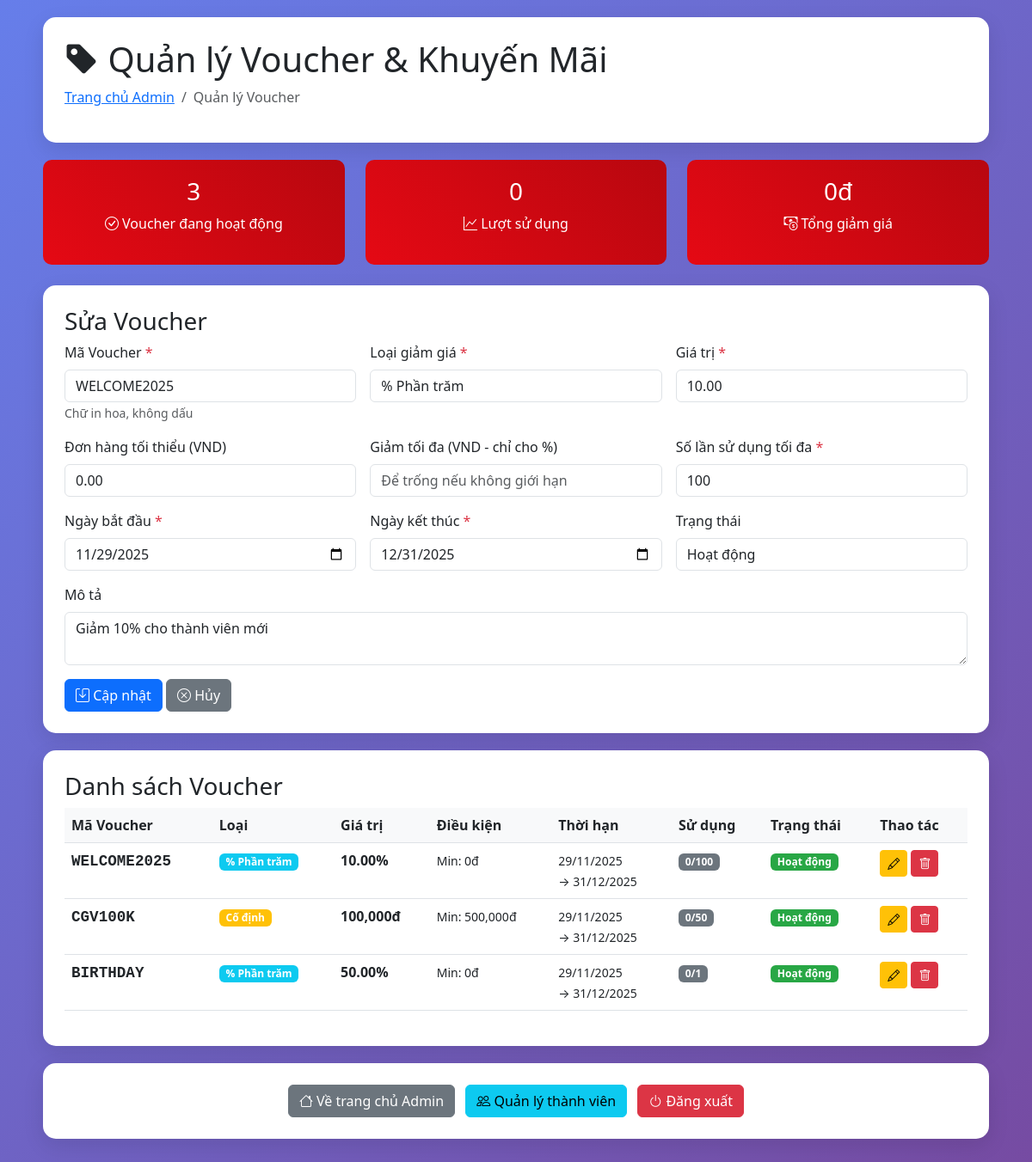
/admin_vouchers.php?edit_id=1 (signed in), run on the app's committed database.
### tables this page shows
CREATE TABLE `vouchers` (
  `id` int(11) NOT NULL,
  `code` varchar(50) NOT NULL,
  `type` enum('percent','fixed') DEFAULT 'percent',
  `value` decimal(10,2) NOT NULL,
  `min_order` decimal(10,2) DEFAULT 0.00,
  `max_discount` decimal(10,2) DEFAULT NULL,
  `start_date` date NOT NULL,
  `end_date` date NOT NULL,
  `usage_limit` int(11) DEFAULT 1,
  `used_count` int(11) DEFAULT 0,
  `is_active` tinyint(1) DEFAULT 1,
  `description` text DEFAULT NULL,
  `created_at` timestamp NOT NULL DEFAULT current_timestamp()
);

### admin_vouchers.php (the view, shortened to what this page needs)
<?php
require_once 'config.php';
$stmt = $pdo->prepare("
    SELECT v.*,
           COUNT(vu.id) as times_used,
           CASE
               WHEN v.end_date < CURDATE() THEN 'Hết hạn'
               WHEN v.used_count >= v.usage_limit THEN 'Hết lượt'
               WHEN v.is_active = 0 THEN 'Tắt'
               ELSE 'Hoạt động'
           END as status_text
    FROM vouchers v
    LEFT JOIN voucher_usage vu ON v.id = vu.voucher_id
    GROUP BY v.id
    ORDER BY v.created_at DESC
");
$stmt->execute();
$vouchers = $stmt->fetchAll(PDO::FETCH_ASSOC);
$edit_voucher = null;
if (isset($_GET['edit_id'])) {
    $stmt = $pdo->prepare("SELECT * FROM vouchers WHERE id = ?");
    $stmt->execute([$_GET['edit_id']]);
    $edit_voucher = $stmt->fetch(PDO::FETCH_ASSOC);
}
$stmt = $pdo->query("SELECT COUNT(*) FROM vouchers WHERE is_active = 1 AND end_date >= CURDATE()");
$active_vouchers = $stmt->fetchColumn();
$stmt = $pdo->query("SELECT COUNT(*) FROM voucher_usage");
$total_usage = $stmt->fetchColumn();
$stmt = $pdo->query("SELECT SUM(discount_amount) FROM voucher_usage");
$total_discount = $stmt->fetchColumn() ?? 0;
?>
<!DOCTYPE html>
<html>
<head>
    <link href="https://cdn.jsdelivr.net/npm/bootstrap@5.3.0/dist/css/bootstrap.min.css" rel="stylesheet" />
    <link href="https://cdn.jsdelivr.net/npm/bootstrap-icons@1.7.2/font/bootstrap-icons.css" rel="stylesheet">
</head>
<body>
    <div class="container">
        <div class="admin-card">
            <h1><i class="bi bi-tag-fill"></i> Quản lý Voucher & Khuyến Mãi</h1>
            <nav aria-label="breadcrumb">
                <ol class="breadcrumb">
                    <li class="breadcrumb-item"><a href="admin.php">Trang chủ Admin</a></li>
                    <li class="breadcrumb-item active">Quản lý Voucher</li>
                </ol>
            </nav>
        </div>
        <div class="row mb-4">
            <div class="col-md-4">
                <div class="stats-card">
                    <h3><?php echo $active_vouchers; ?></h3>
                    <p><i class="bi bi-check-circle"></i> Voucher đang hoạt động</p>
                </div>
            </div>
            <div class="col-md-4">
                <div class="stats-card">
                    <h3><?php echo $total_usage; ?></h3>
                    <p><i class="bi bi-graph-up"></i> Lượt sử dụng</p>
                </div>
            </div>
            <div class="col-md-4">
                <div class="stats-card">
                    <h3><?php echo number_format($total_discount); ?>đ</h3>
                    <p><i class="bi bi-cash-coin"></i> Tổng giảm giá</p>
                </div>
            </div>
        </div>
        <div class="admin-card">
            <h3><?php echo $edit_voucher ? 'Sửa Voucher' : 'Thêm Voucher Mới'; ?></h3>
            <form method="POST" class="row g-3">
                <div class="col-md-4">
                    <label class="form-label">Mã Voucher <span class="text-danger">*</span></label>
                    <input type="text" name="code" class="form-control text-uppercase"
                        value="<?php echo $edit_voucher['code'] ?? ''; ?>"
                        <?php echo $edit_voucher ? 'readonly' : 'required'; ?> placeholder="VD: WELCOME2025">
                    <small class="text-muted">Chữ in hoa, không dấu</small>
                </div>
                <div class="col-md-4">
                    <label class="form-label">Loại giảm giá <span class="text-danger">*</span></label>
                    <select name="type" class="form-control" required>
                        <option value="percent"
                            <?php echo ($edit_voucher['type'] ?? '') == 'percent' ? 'selected' : ''; ?>>% Phần trăm
                        </option>
                    </select>
                </div>
                <div class="col-md-4">
                    <label class="form-label">Giá trị <span class="text-danger">*</span></label>
                    <input type="number" name="value" class="form-control"
                        value="<?php echo $edit_voucher['value'] ?? ''; ?>" step="0.01" min="0" required
                        placeholder="VD: 10 (%) hoặc 100000 (VND)">
                </div>
                <div class="col-md-4">
                    <label class="form-label">Đơn hàng tối thiểu (VND)</label>
                    <input type="number" name="min_order" class="form-control"
                        value="<?php echo $edit_voucher['min_order'] ?? 0; ?>" min="0" placeholder="0 = không giới hạn">
                </div>
                <div class="col-md-4">
                    <label class="form-label">Giảm tối đa (VND - chỉ cho %)</label>
                    <input type="number" name="max_discount" class="form-control"
                        value="<?php echo $edit_voucher['max_discount'] ?? ''; ?>" min="0"
                        placeholder="Để trống nếu không giới hạn">
                </div>
                <div class="col-md-4">
                    <label class="form-label">Số lần sử dụng tối đa <span class="text-danger">*</span></label>
                    <input type="number" name="usage_limit" class="form-control"
                        value="<?php echo $edit_voucher['usage_limit'] ?? 100; ?>" min="1" required>
                </div>
                <div class="col-md-4">
                    <label class="form-label">Ngày bắt đầu <span class="text-danger">*</span></label>
                    <input type="date" name="start_date" class="form-control"
                        value="<?php echo $edit_voucher['start_date'] ?? date('Y-m-d'); ?>" required>
                </div>
                <div class="col-md-4">
                    <label class="form-label">Ngày kết thúc <span class="text-danger">*</span></label>
                    <input type="date" name="end_date" class="form-control"
                        value="<?php echo $edit_voucher['end_date'] ?? ''; ?>" required>
                </div>
                <?php if ($edit_voucher): ?>
                    <div class="col-md-4">
                        <label class="form-label">Trạng thái</label>
                        <select name="is_active" class="form-control">
                            <option value="1" <?php echo $edit_voucher['is_active'] == 1 ? 'selected' : ''; ?>>Hoạt động
                            </option>
                        </select>
                    </div>
                <?php endif; ?>
                <div class="col-12">
                    <label class="form-label">Mô tả</label>
                    <textarea name="description" class="form-control" rows="2"
                        placeholder="VD: Giảm 10% cho thành viên mới"><?php echo $edit_voucher['description'] ?? ''; ?></textarea>
                </div>
                <div class="col-12">
                    <button type="submit" class="btn btn-primary">
                        <i class="bi bi-save"></i> <?php echo $edit_voucher ? 'Cập nhật' : 'Thêm voucher'; ?>
                    </button>
                    <?php if ($edit_voucher): ?>
                        <a href="admin_vouchers.php" class="btn btn-secondary">
                            <i class="bi bi-x-circle"></i> Hủy
                        </a>
                    <?php endif; ?>
                </div>
            </form>
        </div>
        <div class="admin-card">
            <h3>Danh sách Voucher</h3>
            <div class="table-responsive">
                <table class="table table-hover">
                    <thead>
                        <tr>
                            <th>Mã Voucher</th>
                            <th>Loại</th>
                            <th>Giá trị</th>
                            <th>Điều kiện</th>
                            <th>Thời hạn</th>
                            <th>Sử dụng</th>
                            <th>Trạng thái</th>
                            <th>Thao tác</th>
                        </tr>
                    </thead>
                    <tbody>
                        <?php foreach ($vouchers as $voucher): ?>
                            <tr>
                                <td class="voucher-code"><?php echo $voucher['code']; ?></td>
                                <td>
                                    <?php if ($voucher['type'] == 'percent'): ?>
                                        <span class="badge bg-info">% Phần trăm</span>
                                    <?php else: ?>
                                        <span class="badge bg-warning">Cố định</span>
                                    <?php endif; ?>
                                </td>
                                <td>
                                    <strong>
                                        <?php
                                        if ($voucher['type'] == 'percent') {
                                            echo $voucher['value'] . '%';
                                        } else {
                                            echo number_format($voucher['value']) . 'đ';
                                        }
                                        ?>
                                    </strong>
                                </td>
                                <td>
                                    <small>
                                        Min: <?php echo number_format($voucher['min_order']); ?>đ<br>
                                    </small>
                                </td>
                                <td>
                                    <small>
                                        <?php echo date('d/m/Y', strtotime($voucher['start_date'])); ?><br>
                                        → <?php echo date('d/m/Y', strtotime($voucher['end_date'])); ?>
                                    </small>
                                </td>
                                <td>
                                    <span class="badge bg-secondary">
                                        <?php echo $voucher['used_count']; ?>/<?php echo $voucher['usage_limit']; ?>
                                    </span>
                                </td>
                                <td>
                                    <?php
                                    $badge_class = 'badge-disabled';
                                    if ($voucher['status_text'] == 'Hoạt động') $badge_class = 'badge-active';
                                    ?>
                                    <span class="badge <?php echo $badge_class; ?>">
                                        <?php echo $voucher['status_text']; ?>
                                    </span>
                                </td>
                                <td>
                                    <a href="admin_vouchers.php?edit_id=<?php echo $voucher['id']; ?>"
                                        class="btn btn-sm btn-warning">
                                        <i class="bi bi-pencil"></i>
                                    </a>
                                    <a href="admin_vouchers.php?delete_id=<?php echo $voucher['id']; ?>"
                                        class="btn btn-sm btn-danger" onclick="return confirm('Xác nhận xóa voucher này?')">
                                        <i class="bi bi-trash"></i>
                                    </a>
                                </td>
                            </tr>
                        <?php endforeach; ?>
                    </tbody>
                </table>
            </div>
        </div>
        <div class="admin-card text-center">
            <a href="admin.php" class="btn btn-secondary me-2">
                <i class="bi bi-house"></i> Về trang chủ Admin
            </a>
            <a href="admin_members.php" class="btn btn-info me-2">
                <i class="bi bi-people"></i> Quản lý thành viên
            </a>
            <a href="logout.php" class="btn btn-danger">
                <i class="bi bi-power"></i> Đăng xuất
            </a>
        </div>
    </div>
</body>
</html>

### admin_vouchers.php (style rules this page uses)
body { background: linear-gradient(135deg, #667eea 0%, #764ba2 100%); min-height: 100vh; }
.container { padding: 20px; }
.admin-card { background: white; border-radius: 15px; padding: 25px; box-shadow: 0 8px 25px rgba(0, 0, 0, 0.1); margin-bottom: 20px; }
.stats-card { background: linear-gradient(45deg, #e50914, #b8070f); color: white; text-align: center; padding: 20px; border-radius: 10px; }
.table th { background-color: #f8f9fa; }
.badge-active { background-color: #28a745; }
.voucher-code { font-family: 'Courier New', monospace; font-weight: bold; color: #e50914; font-size: 1.1em; }

### data on the page
vouchers: code "WELCOME2025", type "% Phần trăm", value "10.00", min_order "0.00", usage_limit "100", start_date "11/29/2025", end_date "12/31/2025", is_active "Hoạt động", description "Giảm 10% cho thành viên mới", min_order "0", start_date "29/11/2025", end_date "31/12/2025", used_count "0", status_text "Hoạt động"
vouchers: code "CGV100K", type "Cố định", value "100,000", min_order "500,000", start_date "29/11/2025", end_date "31/12/2025", used_count "0", usage_limit "50", status_text "Hoạt động"
vouchers: code "BIRTHDAY", type "% Phần trăm", value "50.00", min_order "0", start_date "29/11/2025", end_date "31/12/2025", used_count "0", usage_limit "1", status_text "Hoạt động"

### other printed values
$active_vouchers "3"
$total_usage "0"
$total_discount "0"
